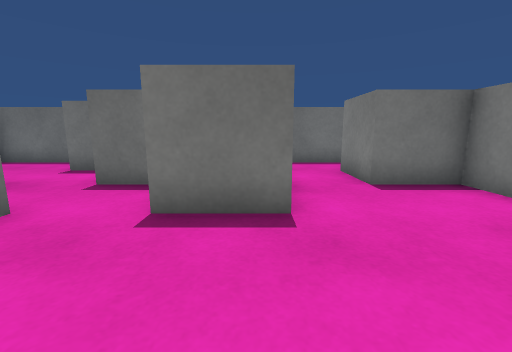
[1] (above)

19 first-person views from a walk through a 3-D level made in the Unity game engine. The camera is 0.58 m above the floor, tilts 10° down and sees 90° across. The floor is counted in squares, 0.5 m on a side. Each view is taken from the middle of a square. On the plan, view 1 faces up. The plan holds only what a view shows up to about 12 squares ahead; the rest is blank. The place goes on beyond the plan. The player character is not drawn. Surface patterns are stand-ins for the level's own textures.

[2]
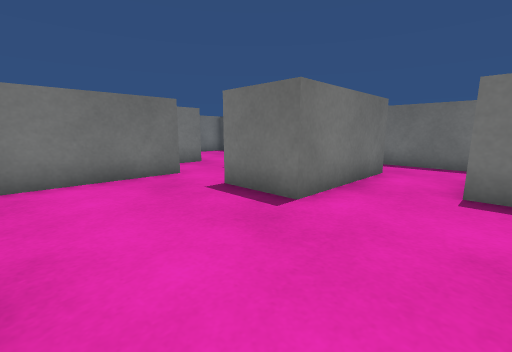

[3]
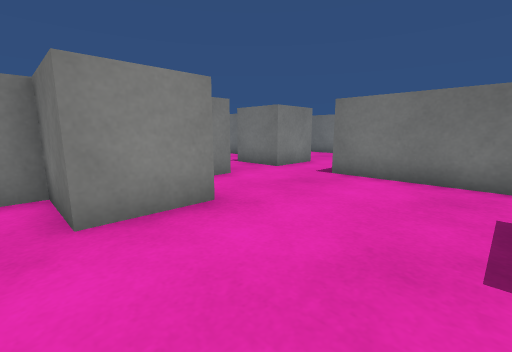

[4]
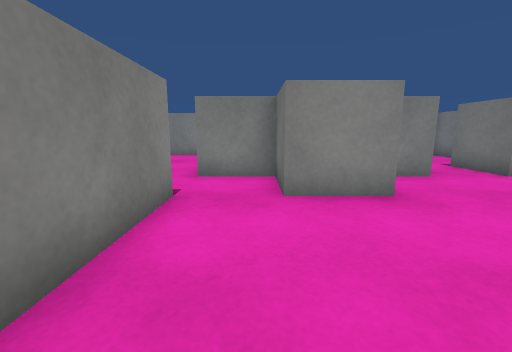

[5]
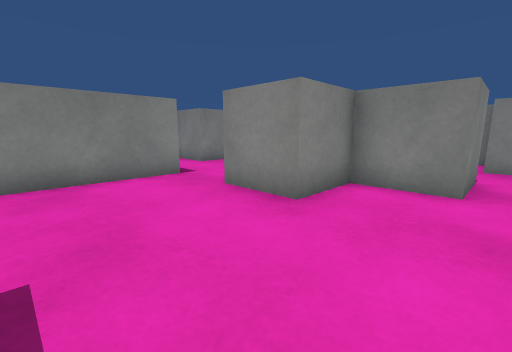

[6]
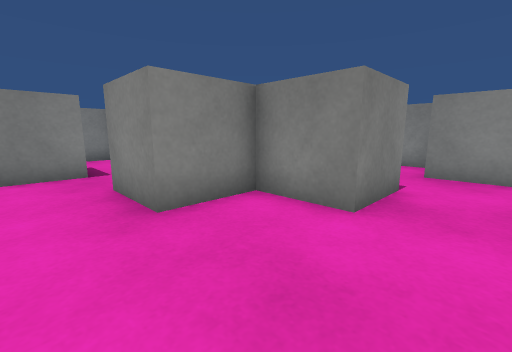

[7]
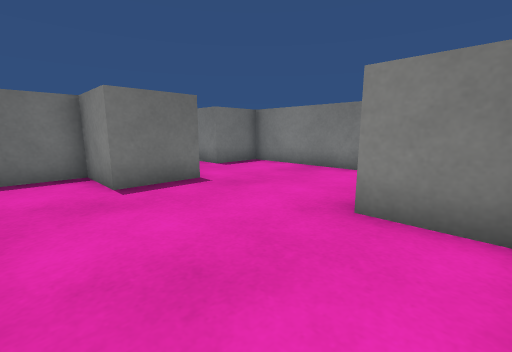

[8]
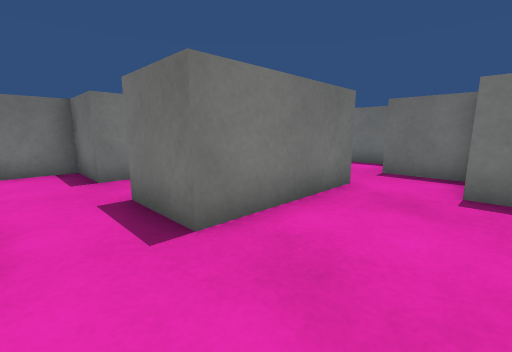

[9]
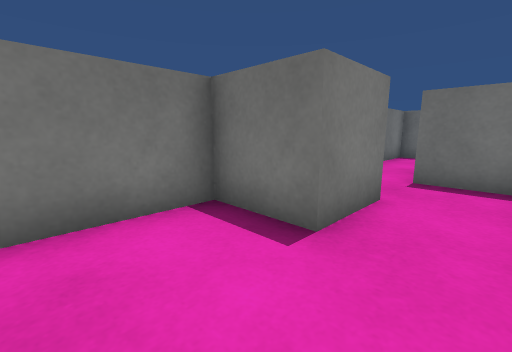

[10]
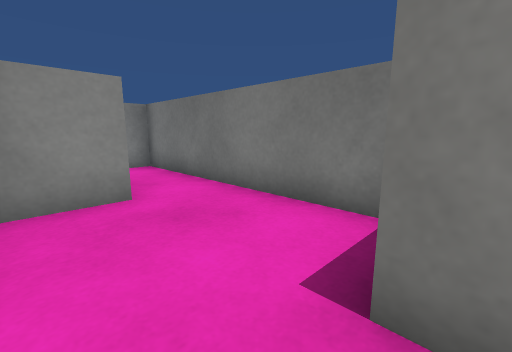

[11]
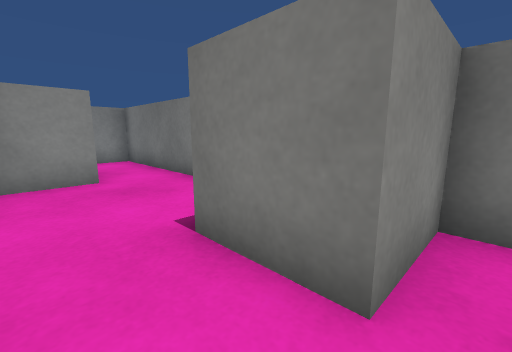

[12]
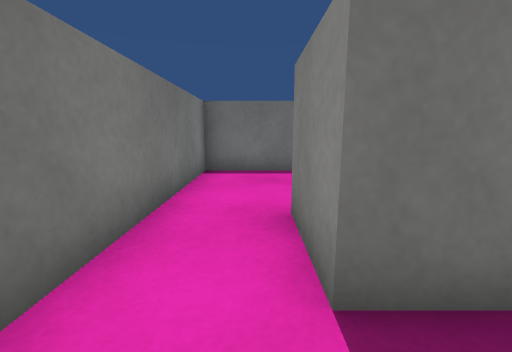

[13]
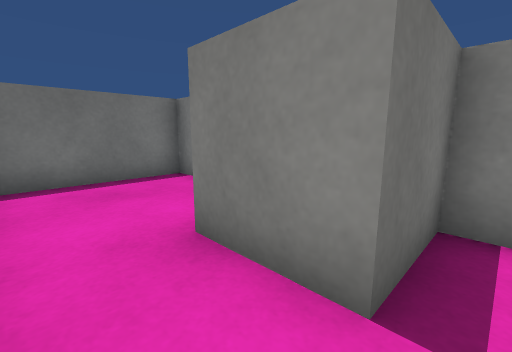

[14]
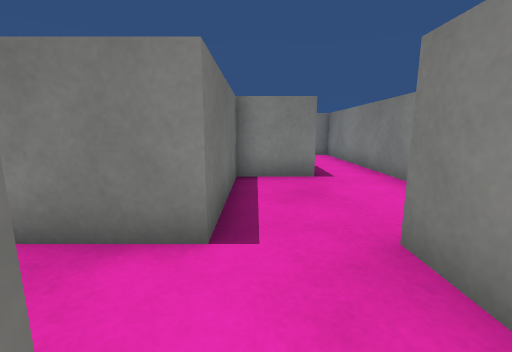

[15]
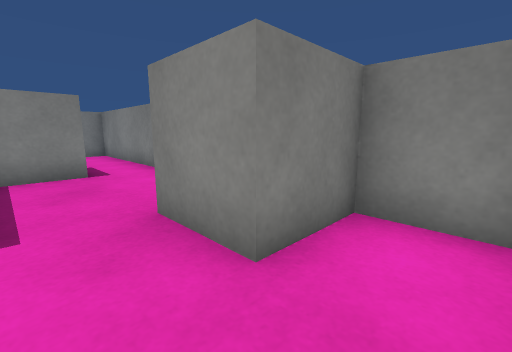

[16]
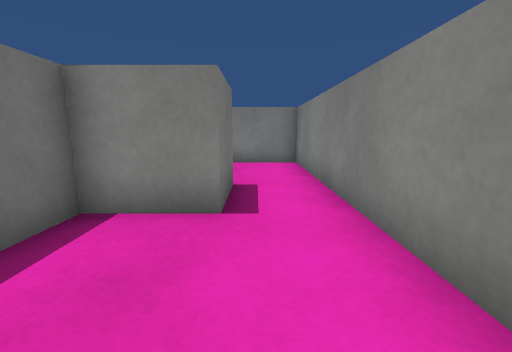

[17]
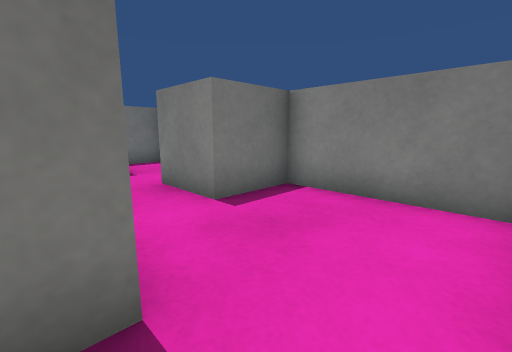

[18]
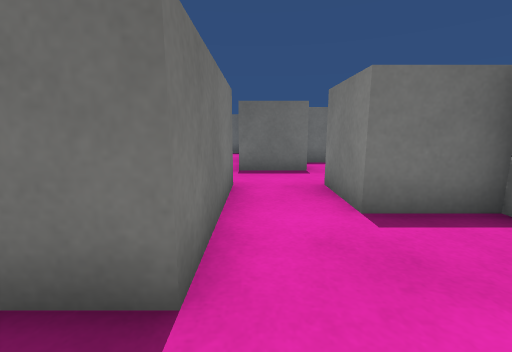

[19]
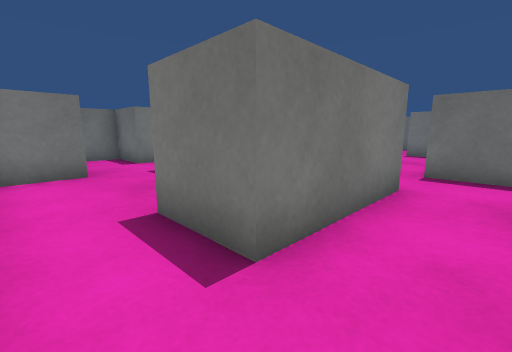

### Floor plan
Ten units are one square. View 1 is at (0, 0); x grows to the right and y downward. Boxes are objects, and circles mark ways between rooms. Rooms are numbered by the first view taken in them; rooms with no view inside come last. Other rooms are left out.
<svg viewBox="-100 -100 190 190">
<path fill="none" stroke="#000" d="M-35 -36 -35 5 -55 5M5 -76 5 -35 -15 -35 -15 -55 -35 -55M-55 -56 -55 -45M-15 45 -15 25 5 25 5 5 25 5 25 25 45 25M-41 -75 -55 -75M66 5 45 5 45 -55 25 -55 25 -75M-56 25 -35 25 -35 45M65 25 82 25M32 -95 -2 -95M84 -15 69 -15M85 22 85 12M-76 45 -59 45M-75 5 -95 5 -95 85 -84 85M-55 -29 -55 -35 -75 -35 -75 -55M-55 -88 -55 -95 -95 -95 -95 -15 -75 -15 -75 5M-15 85 25 85M-35 45 -55 45 -55 82M25 65 25 45 -15 45M-51 85 -35 85 -35 65 -15 65 -15 81M45 25 45 65 25 65M25 85 85 85 85 45 65 45 65 25"/>
<circle cx="-45" cy="15" r="3" fill="#2a7"/>
<circle cx="-60" cy="-65" r="3" fill="#2a7"/>
<circle cx="-25" cy="35" r="3" fill="#2a7"/>
<circle cx="55" cy="35" r="3" fill="#2a7"/>
<circle cx="-65" cy="-5" r="3" fill="#2a7"/>
<circle cx="35" cy="75" r="3" fill="#2a7"/>
<text x="0" y="-20">1</text>
<text x="-80" y="40">2</text>
<text x="-80" y="-50">3</text>
<text x="-10" y="60">4</text>
<text x="60" y="60">5</text>
</svg>
Room 1 opens to room 2. Room 1 opens to room 3. Room 1 opens to room 4. Room 1 opens to room 5. Room 2 opens to room 3. Room 4 opens to room 5.

Where each view was taken, in squares from view 1:
view 1: 0 up, 0 right, facing up
view 2: 0 up, 3 right, facing up-left
view 3: 3 up, 3 right, facing down-left
view 4: 4 up, 3 right, facing down
view 5: 3 up, 2 left, facing down-right
view 6: 1 up, 3 left, facing down-right
view 7: 2 down, 3 left, facing up-right
view 8: 2 down, 1 left, facing up-left
view 9: 3 down, 6 left, facing up-left
view 10: 0 up, 6 left, facing down-left
view 11: 2 up, 6 left, facing down-left
view 12: 2 up, 8 left, facing up
view 13: 3 up, 9 left, facing up-right
view 14: 5 down, 4 left, facing right
view 15: 5 down, 5 left, facing down-right
view 16: 7 down, 1 left, facing right
view 17: 8 down, 4 right, facing up-right
view 18: 8 down, 5 right, facing up
view 19: 8 down, 6 right, facing up-left
